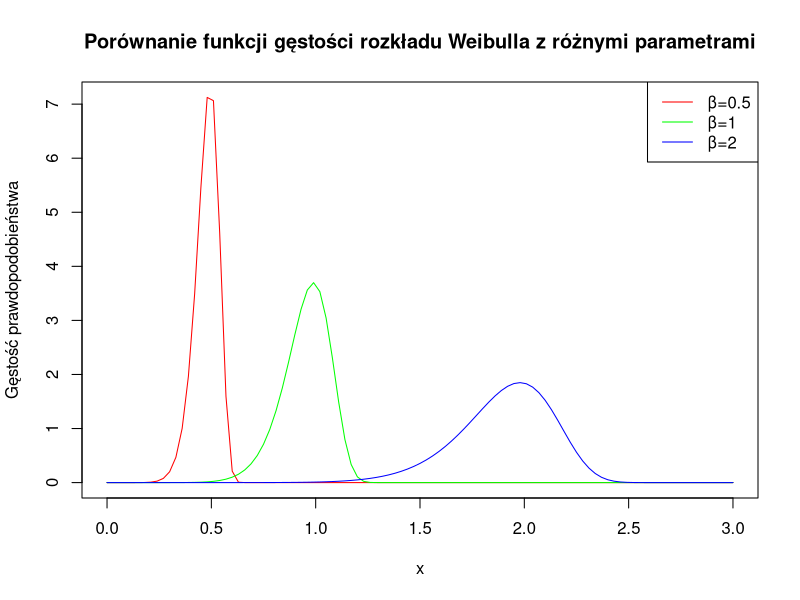

Recreate this plot in R. (Note: this script raises an error after producing the figure.)
## ---- chunk 1
knitr::opts_chunk$set(echo = TRUE)
## ---- chunk 2
library(ggplot2)
library(stats)
## ---- chunk 3
curve(dweibull(x, 10, 0.5), from=0, to=3,col="red", main = "Porównanie funkcji gęstości rozkładu Weibulla z różnymi parametrami",ylab = "Gęstość prawdopodobieństwa")
curve(dweibull(x, 10,1), from=0, to=3, col="green",add = T)
curve(dweibull(x, 10,2), from=0, to=3, col="blue",add = T)
legend("topright",legend=c("β=0.5","β=1","β=2"),
col = c("red","green","blue"),lwd=1)
print()
## ---- chunk 4
curve(dweibull(x, 0.5, 0.5), from=0, to=3,col="red", main = "Porównanie funkcji gęstości rozkładu Weibulla z różnymi parametrami",ylab = "Gęstość prawdopodobieństwa")
curve(dweibull(x, 1,0.5), from=0, to=3, col="green",add = T)
curve(dweibull(x, 2,0.5), from=0, to=3, col="blue",add = T)
legend("topright",legend=c("α=0.5","α=1","α=2"),
col = c("red","green","blue"),lwd=1)
## ---- chunk 5
par(mfrow=c(1,2))
curve (pexp(x,2), from=0, to = 6, col="red", lwd=2, main="Rozkład wykładniczy = 2", y = "Prawdopodobieństwo")
curve(pweibull (x,1,0.5), from=0, to = 6,col="blue", lwd=2, main="Rozkład Weibulla n = 1 β =
0.5", y = "Prawdopodobieństwo")
par(mfrow=c(1,1))
## ---- chunk 6
a <- 0.6
beta <- 1000

# (a) Średni czas awarii
mean_time <- round(beta * gamma(1 + 1/a),2)
print(paste("Średni czas awarii:", round(mean_time-1,0), "godzin i 36 minut"))

# (b) Odchylenie standardowe
sd_time <- round(sqrt(beta^2 * (gamma(1 + 2/a) - (gamma(1 + 1/a))^2)),2)
print(paste("Odchylenie standardowe czasu awarii:", sd_time, "godzin"))
print(" Parametr β=1000 powoduje, że istnieje większe prawdopodobieństwo wystąpienia wartości odstających i dłuższych czasów awarii w porównaniu do rozkładów o mniejszym β.Odchylenie standardowe wynoszące 2645.14 godzin oznacza, że istnieje znaczna zmienność w czasach awarii ekranów")

# (c) Prawdopodobieństwo, że czas awarii jest większy niż 5000 godzin
prob_gt_5000 <- 1 - pweibull(5000, shape = a, scale = beta)
print(paste("Prawdopodobieństwo, że czas awarii jest większy niż 5000 godzin:", prob_gt_5000))

# (d) Kwantyl rzędu 0.9
quantile_90 <- qweibull(0.9, shape = a, scale = beta)
print(paste("Kwantyl rzędu 0.9 czasu awarii:", quantile_90, "godzin"))
print("Tzn. że tylko 10% ekranów będzie dzialać dlużej niż ten czas")
#Kwantyl ten stanowi granicę, po której przekroczeniu 90% przypadków będzie miało czas awarii niższy niż podana wartość
## ---- chunk 7
# library(shiny)
# library(ggplot2)
# library(fitdistrplus)
# ui <- fluidPage(
#   titlePanel("Interaktywny Rozkład Weibulla"),
# 
#   sidebarLayout(
#     sidebarPanel(
#       sliderInput("shape", "Parametr kształtu (α)", min = 0.1, max = 10, value = 1, step = 0.1),
#       sliderInput("scale", "Parametr skali (β)", min = 0.1, max = 10, value = 1, step = 0.1)
#     ),
# 
#     mainPanel(
#       plotOutput("pdfPlot"),
#       plotOutput("cdfPlot")
#     )
#   )
# )
# 
# server <- function(input, output) {
#   output$pdfPlot <- renderPlot({
#     shape <- input$shape
#     scale <- input$scale
# 
#     x <- seq(0, 10, length.out = 1000)
#     y <- dweibull(x, shape, scale)
# 
#     ggplot() +
#       geom_line(aes(x, y), color = "blue", size = 1) +
#       labs(title = "Funkcja Gęstości Rozkładu Weibulla",
#            x = "x", y = "Gęstość") +
#       theme_minimal()
#   })
# }
# shinyApp(ui = ui, server = server)
